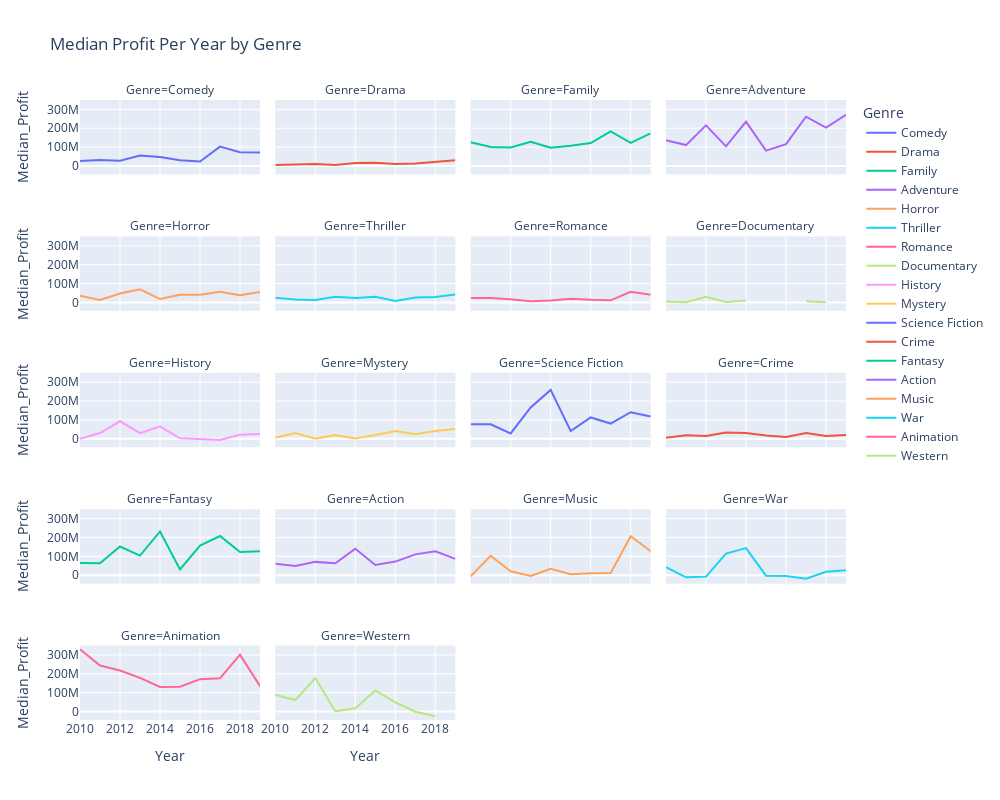

Notebook code for this chart:
### Code cell
## Creates a list of genres
genrelist = top100_genre['genres'].unique()
## List of years for for-loop
years =  [2010, 2011, 2012, 2013, 2014, 2015, 2016, 2017, 2018, 2019]

## Lists to append to for later zip
glist = []
mlist = []
ylist = []

## For loop to loop through year and genre to get median profit
for year in years:
    df = top100_genre[top100_genre['release_date'].dt.year == year]
    for film_genre in genrelist:
        gendf = df[df['genres'] == film_genre]
        medtest = gendf['Profit'].median()
        glist.append(film_genre)
        ## Checks for nan values, assigns value as zero
        if medtest == np.nan:
            mlist.append(0)
        else:
            mlist.append(medtest)
        ylist.append(year)
    

## Zips lists together to create a dataframe
newdf = pd.DataFrame(list(zip(ylist, glist, mlist)),
              columns=['Year','Genre', 'Median_Profit'])

## Create the multi-faceted bar graph
fig = px.line(newdf, x='Year', y='Median_Profit', facet_col='Genre', facet_col_wrap=4,
              facet_row_spacing=.1, color='Genre',
              title='Median Profit Per Year by Genre', labels={'y':'Median Profit'}, height=800, width=1000)

fig.show()

### Figure 1 — Plotly figure (JSON) as saved in the notebook; plotly's stock layout.template omitted (floating-point values rounded to 4 significant figures)
{"data": [{"hovertemplate": "Genre=Comedy<br>Year=%{x}<br>Median_Profit=%{y}<extra></extra>", "legendgroup": "Comedy", "line": {"color": "#636efa", "dash": "solid"}, "mode": "lines", "name": "Comedy", "orientation": "v", "showlegend": true, "type": "scatter", "x": [2010, 2011, 2012, 2013, 2014, 2015, 2016, 2017, 2018, 2019], "xaxis": "x17", "y": [26550000.0, 31558601, 27920000.0, 55464861, 47722763, 30750000.0, 23758586, 102560428, 72779714, 71616764], "yaxis": "y17"}, {"hovertemplate": "Genre=Drama<br>Year=%{x}<br>Median_Profit=%{y}<extra></extra>", "legendgroup": "Drama", "line": {"color": "#EF553B", "dash": "solid"}, "mode": "lines", "name": "Drama", "orientation": "v", "showlegend": true, "type": "scatter", "x": [2010, 2011, 2012, 2013, 2014, 2015, 2016, 2017, 2018, 2019], "xaxis": "x18", "y": [5429471, 8779150, 10293982, 5341000.0, 15410000.0, 16606743, 11080000.0, 13814102, 20640000.0, 30420000.0], "yaxis": "y18"}, {"hovertemplate": "Genre=Family<br>Year=%{x}<br>Median_Profit=%{y}<extra></extra>", "legendgroup": "Family", "line": {"color": "#00cc96", "dash": "solid"}, "mode": "lines", "name": "Family", "orientation": "v", "showlegend": true, "type": "scatter", "x": [2010, 2011, 2012, 2013, 2014, 2015, 2016, 2017, 2018, 2019], "xaxis": "x19", "y": [125382724, 100288681, 98018522, 128700000.0, 96965787, 106700000.0, 121400000.0, 183035819, 122744377, 173164763], "yaxis": "y19"}, {"hovertemplate": "Genre=Adventure<br>Year=%{x}<br>Median_Profit=%{y}<extra></extra>", "legendgroup": "Adventure", "line": {"color": "#ab63fa", "dash": "solid"}, "mode": "lines", "name": "Adventure", "orientation": "v", "showlegend": true, "type": "scatter", "x": [2010, 2011, 2012, 2013, 2014, 2015, 2016, 2017, 2018, 2019], "xaxis": "x20", "y": [136251798, 110724603, 214975955, 104000000.0, 234200044, 81209378, 115697856, 261118277, 203378186, 270791316], "yaxis": "y20"}, {"hovertemplate": "Genre=Horror<br>Year=%{x}<br>Median_Profit=%{y}<extra></extra>", "legendgroup": "Horror", "line": {"color": "#FFA15A", "dash": "solid"}, "mode": "lines", "name": "Horror", "orientation": "v", "showlegend": true, "type": "scatter", "x": [2010, 2011, 2012, 2013, 2014, 2015, 2016, 2017, 2018, 2019], "xaxis": "x13", "y": [34806823, 13363927, 47471580, 69101268, 17635162, 39890000.0, 40173154, 56687529, 37918058, 55600152], "yaxis": "y13"}, {"hovertemplate": "Genre=Thriller<br>Year=%{x}<br>Median_Profit=%{y}<extra></extra>", "legendgroup": "Thriller", "line": {"color": "#19d3f3", "dash": "solid"}, "mode": "lines", "name": "Thriller", "orientation": "v", "showlegend": true, "type": "scatter", "x": [2010, 2011, 2012, 2013, 2014, 2015, 2016, 2017, 2018, 2019], "xaxis": "x14", "y": [24330000.0, 15760000.0, 12948113, 29560000.0, 22947718, 29401758, 6898293, 26158254, 28918723, 41521766], "yaxis": "y14"}, {"hovertemplate": "Genre=Romance<br>Year=%{x}<br>Median_Profit=%{y}<extra></extra>", "legendgroup": "Romance", "line": {"color": "#FF6692", "dash": "solid"}, "mode": "lines", "name": "Romance", "orientation": "v", "showlegend": true, "type": "scatter", "x": [2010, 2011, 2012, 2013, 2014, 2015, 2016, 2017, 2018, 2019], "xaxis": "x15", "y": [23159963, 22992483, 16912759, 5637201, 10110000.0, 19679822, 13413631, 10723843, 56282227, 40601695], "yaxis": "y15"}, {"hovertemplate": "Genre=Documentary<br>Year=%{x}<br>Median_Profit=%{y}<extra></extra>", "legendgroup": "Documentary", "line": {"color": "#B6E880", "dash": "solid"}, "mode": "lines", "name": "Documentary", "orientation": "v", "showlegend": true, "type": "scatter", "x": [2010, 2011, 2012, 2013, 2014, 2015, 2016, 2017, 2018, 2019], "xaxis": "x16", "y": [4688000.0, 561967, 29823764, 1745000.0, 9444502, null, null, 5889612, 1080073, null], "yaxis": "y16"}, {"hovertemplate": "Genre=History<br>Year=%{x}<br>Median_Profit=%{y}<extra></extra>", "legendgroup": "History", "line": {"color": "#FF97FF", "dash": "solid"}, "mode": "lines", "name": "History", "orientation": "v", "showlegend": true, "type": "scatter", "x": [2010, 2011, 2012, 2013, 2014, 2015, 2016, 2017, 2018, 2019], "xaxis": "x9", "y": [-199164, 30570000.0, 92820716, 30128352, 66214779, 2881970, -1442114, -6401393, 21710283, 25648512], "yaxis": "y9"}, {"hovertemplate": "Genre=Mystery<br>Year=%{x}<br>Median_Profit=%{y}<extra></extra>", "legendgroup": "Mystery", "line": {"color": "#FECB52", "dash": "solid"}, "mode": "lines", "name": "Mystery", "orientation": "v", "showlegend": true, "type": "scatter", "x": [2010, 2011, 2012, 2013, 2014, 2015, 2016, 2017, 2018, 2019], "xaxis": "x10", "y": [5745623, 30807451, 281464, 19829071, 1968000.0, 19679822, 41647656, 23860000.0, 41130000.0, 51615777], "yaxis": "y10"}, {"hovertemplate": "Genre=Science Fiction<br>Year=%{x}<br>Median_Profit=%{y}<extra></extra>", "legendgroup": "Science Fiction", "line": {"color": "#636efa", "dash": "solid"}, "mode": "lines", "name": "Science Fiction", "orientation": "v", "showlegend": true, "type": "scatter", "x": [2010, 2011, 2012, 2013, 2014, 2015, 2016, 2017, 2018, 2019], "xaxis": "x11", "y": [77107755, 77092623, 28482868, 166168572, 259100000.0, 41470000.0, 113160852, 80700000.0, 140930148, 118100000.0], "yaxis": "y11"}, {"hovertemplate": "Genre=Crime<br>Year=%{x}<br>Median_Profit=%{y}<extra></extra>", "legendgroup": "Crime", "line": {"color": "#EF553B", "dash": "solid"}, "mode": "lines", "name": "Crime", "orientation": "v", "showlegend": true, "type": "scatter", "x": [2010, 2011, 2012, 2013, 2014, 2015, 2016, 2017, 2018, 2019], "xaxis": "x12", "y": [5181001, 18936320, 14395526, 32675095, 30610000.0, 17630000.0, 10050000.0, 31132418, 15030000.0, 20400000.0], "yaxis": "y12"}, {"hovertemplate": "Genre=Fantasy<br>Year=%{x}<br>Median_Profit=%{y}<extra></extra>", "legendgroup": "Fantasy", "line": {"color": "#00cc96", "dash": "solid"}, "mode": "lines", "name": "Fantasy", "orientation": "v", "showlegend": true, "type": "scatter", "x": [2010, 2011, 2012, 2013, 2014, 2015, 2016, 2017, 2018, 2019], "xaxis": "x5", "y": [64873125, 63595579, 151970083, 104000000.0, 231892343, 30483623, 157200000.0, 207500000.0, 122744377, 127089026], "yaxis": "y5"}, {"hovertemplate": "Genre=Action<br>Year=%{x}<br>Median_Profit=%{y}<extra></extra>", "legendgroup": "Action", "line": {"color": "#ab63fa", "dash": "solid"}, "mode": "lines", "name": "Action", "orientation": "v", "showlegend": true, "type": "scatter", "x": [2010, 2011, 2012, 2013, 2014, 2015, 2016, 2017, 2018, 2019], "xaxis": "x6", "y": [61130000.0, 48890000.0, 70497035, 63190557, 140574322, 54340000.0, 71906372, 110374099, 126200000.0, 86560000.0], "yaxis": "y6"}, {"hovertemplate": "Genre=Music<br>Year=%{x}<br>Median_Profit=%{y}<extra></extra>", "legendgroup": "Music", "line": {"color": "#FFA15A", "dash": "solid"}, "mode": "lines", "name": "Music", "orientation": "v", "showlegend": true, "type": "scatter", "x": [2010, 2011, 2012, 2013, 2014, 2015, 2016, 2017, 2018, 2019], "xaxis": "x7", "y": [-5318349, 103110532, 20726956, -4205000.0, 34410000.0, 5122090, 9624522, 12179897, 206532466, 127089026], "yaxis": "y7"}, {"hovertemplate": "Genre=War<br>Year=%{x}<br>Median_Profit=%{y}<extra></extra>", "legendgroup": "War", "line": {"color": "#19d3f3", "dash": "solid"}, "mode": "lines", "name": "War", "orientation": "v", "showlegend": true, "type": "scatter", "x": [2010, 2011, 2012, 2013, 2014, 2015, 2016, 2017, 2018, 2019], "xaxis": "x8", "y": [42430000.0, -11084044, -7634502, 114802912, 143817906, -2427711, -3920781, -19095601, 18050000.0, 25648512], "yaxis": "y8"}, {"hovertemplate": "Genre=Animation<br>Year=%{x}<br>Median_Profit=%{y}<extra></extra>", "legendgroup": "Animation", "line": {"color": "#FF6692", "dash": "solid"}, "mode": "lines", "name": "Animation", "orientation": "v", "showlegend": true, "type": "scatter", "x": [2010, 2011, 2012, 2013, 2014, 2015, 2016, 2017, 2018, 2019], "xaxis": "x", "y": [329878759, 243993951, 217700000.0, 178842673, 130698039, 132207671, 171784892, 176400000.0, 301266433, 134879932], "yaxis": "y"}, {"hovertemplate": "Genre=Western<br>Year=%{x}<br>Median_Profit=%{y}<extra></extra>", "legendgroup": "Western", "line": {"color": "#B6E880", "dash": "solid"}, "mode": "lines", "name": "Western", "orientation": "v", "showlegend": true, "type": "scatter", "x": [2010, 2011, 2012, 2013, 2014, 2015, 2016, 2017, 2018, 2019], "xaxis": "x2", "y": [89090000.0, 61273464, 177400000.0, 1266679, 17500000.0, 111760117, 49120000.0, -980927, -24856944, null], "yaxis": "y2"}], "layout": {"annotations": [{"font": {}, "showarrow": false, "text": "Genre=Animation", "x": 0.1175, "xanchor": "center", "xref": "paper", "y": 0.12, "yanchor": "bottom", "yref": "paper"}, {"font": {}, "showarrow": false, "text": "Genre=Western", "x": 0.3725, "xanchor": "center", "xref": "paper", "y": 0.12, "yanchor": "bottom", "yref": "paper"}, {"font": {}, "showarrow": false, "text": "Genre=Fantasy", "x": 0.1175, "xanchor": "center", "xref": "paper", "y": 0.34, "yanchor": "bottom", "yref": "paper"}, {"font": {}, "showarrow": false, "text": "Genre=Action", "x": 0.3725, "xanchor": "center", "xref": "paper", "y": 0.34, "yanchor": "bottom", "yref": "paper"}, {"font": {}, "showarrow": false, "text": "Genre=Music", "x": 0.6275, "xanchor": "center", "xref": "paper", "y": 0.34, "yanchor": "bottom", "yref": "paper"}, {"font": {}, "showarrow": false, "text": "Genre=War", "x": 0.8825, "xanchor": "center", "xref": "paper", "y": 0.34, "yanchor": "bottom", "yref": "paper"}, {"font": {}, "showarrow": false, "text": "Genre=History", "x": 0.1175, "xanchor": "center", "xref": "paper", "y": 0.56, "yanchor": "bottom", "yref": "paper"}, {"font": {}, "showarrow": false, "text": "Genre=Mystery", "x": 0.3725, "xanchor": "center", "xref": "paper", "y": 0.56, "yanchor": "bottom", "yref": "paper"}, {"font": {}, "showarrow": false, "text": "Genre=Science Fiction", "x": 0.6275, "xanchor": "center", "xref": "paper", "y": 0.56, "yanchor": "bottom", "yref": "paper"}, {"font": {}, "showarrow": false, "text": "Genre=Crime", "x": 0.8825, "xanchor": "center", "xref": "paper", "y": 0.56, "yanchor": "bottom", "yref": "paper"}, {"font": {}, "showarrow": false, "text": "Genre=Horror", "x": 0.1175, "xanchor": "center", "xref": "paper", "y": 0.78, "yanchor": "bottom", "yref": "paper"}, {"font": {}, "showarrow": false, "text": "Genre=Thriller", "x": 0.3725, "xanchor": "center", "xref": "paper", "y": 0.78, "yanchor": "bottom", "yref": "paper"}, {"font": {}, "showarrow": false, "text": "Genre=Romance", "x": 0.6275, "xanchor": "center", "xref": "paper", "y": 0.78, "yanchor": "bottom", "yref": "paper"}, {"font": {}, "showarrow": false, "text": "Genre=Documentary", "x": 0.8825, "xanchor": "center", "xref": "paper", "y": 0.78, "yanchor": "bottom", "yref": "paper"}, {"font": {}, "showarrow": false, "text": "Genre=Comedy", "x": 0.1175, "xanchor": "center", "xref": "paper", "y": 1, "yanchor": "bottom", "yref": "paper"}, {"font": {}, "showarrow": false, "text": "Genre=Drama", "x": 0.3725, "xanchor": "center", "xref": "paper", "y": 1, "yanchor": "bottom", "yref": "paper"}, {"font": {}, "showarrow": false, "text": "Genre=Family", "x": 0.6275, "xanchor": "center", "xref": "paper", "y": 1, "yanchor": "bottom", "yref": "paper"}, {"font": {}, "showarrow": false, "text": "Genre=Adventure", "x": 0.8825, "xanchor": "center", "xref": "paper", "y": 1, "yanchor": "bottom", "yref": "paper"}], "height": 800, "legend": {"title": {"text": "Genre"}, "tracegroupgap": 0}, "title": {"text": "Median Profit Per Year by Genre"}, "width": 1000, "xaxis": {"anchor": "y", "domain": [0, 0.235], "title": {"text": "Year"}}, "xaxis10": {"anchor": "y10", "domain": [0.255, 0.49], "matches": "x", "showticklabels": false}, "xaxis11": {"anchor": "y11", "domain": [0.51, 0.745], "matches": "x", "showticklabels": false}, "xaxis12": {"anchor": "y12", "domain": [0.765, 1.0], "matches": "x", "showticklabels": false}, "xaxis13": {"anchor": "y13", "domain": [0, 0.235], "matches": "x", "showticklabels": false}, "xaxis14": {"anchor": "y14", "domain": [0.255, 0.49], "matches": "x", "showticklabels": false}, "xaxis15": {"anchor": "y15", "domain": [0.51, 0.745], "matches": "x", "showticklabels": false}, "xaxis16": {"anchor": "y16", "domain": [0.765, 1.0], "matches": "x", "showticklabels": false}, "xaxis17": {"anchor": "y17", "domain": [0, 0.235], "matches": "x", "showticklabels": false}, "xaxis18": {"anchor": "y18", "domain": [0.255, 0.49], "matches": "x", "showticklabels": false}, "xaxis19": {"anchor": "y19", "domain": [0.51, 0.745], "matches": "x", "showticklabels": false}, "xaxis2": {"anchor": "y2", "domain": [0.255, 0.49], "matches": "x", "title": {"text": "Year"}}, "xaxis20": {"anchor": "y20", "domain": [0.765, 1.0], "matches": "x", "showticklabels": false}, "xaxis3": {"anchor": "y3", "domain": [0.51, 0.745], "matches": "x", "title": {"text": "Year"}}, "xaxis4": {"anchor": "y4", "domain": [0.765, 1.0], "matches": "x", "title": {"text": "Year"}}, "xaxis5": {"anchor": "y5", "domain": [0, 0.235], "matches": "x", "showticklabels": false}, "xaxis6": {"anchor": "y6", "domain": [0.255, 0.49], "matches": "x", "showticklabels": false}, "xaxis7": {"anchor": "y7", "domain": [0.51, 0.745], "matches": "x", "showticklabels": false}, "xaxis8": {"anchor": "y8", "domain": [0.765, 1.0], "matches": "x", "showticklabels": false}, "xaxis9": {"anchor": "y9", "domain": [0, 0.235], "matches": "x", "showticklabels": false}, "yaxis": {"anchor": "x", "domain": [0, 0.12], "title": {"text": "Median_Profit"}}, "yaxis10": {"anchor": "x10", "domain": [0.44, 0.56], "matches": "y", "showticklabels": false}, "yaxis11": {"anchor": "x11", "domain": [0.44, 0.56], "matches": "y", "showticklabels": false}, "yaxis12": {"anchor": "x12", "domain": [0.44, 0.56], "matches": "y", "showticklabels": false}, "yaxis13": {"anchor": "x13", "domain": [0.66, 0.78], "matches": "y", "title": {"text": "Median_Profit"}}, "yaxis14": {"anchor": "x14", "domain": [0.66, 0.78], "matches": "y", "showticklabels": false}, "yaxis15": {"anchor": "x15", "domain": [0.66, 0.78], "matches": "y", "showticklabels": false}, "yaxis16": {"anchor": "x16", "domain": [0.66, 0.78], "matches": "y", "showticklabels": false}, "yaxis17": {"anchor": "x17", "domain": [0.88, 1], "matches": "y", "title": {"text": "Median_Profit"}}, "yaxis18": {"anchor": "x18", "domain": [0.88, 1], "matches": "y", "showticklabels": false}, "yaxis19": {"anchor": "x19", "domain": [0.88, 1], "matches": "y", "showticklabels": false}, "yaxis2": {"anchor": "x2", "domain": [0, 0.12], "matches": "y", "showticklabels": false}, "yaxis20": {"anchor": "x20", "domain": [0.88, 1], "matches": "y", "showticklabels": false}, "yaxis3": {"anchor": "x3", "domain": [0, 0.12], "matches": "y", "showticklabels": false}, "yaxis4": {"anchor": "x4", "domain": [0, 0.12], "matches": "y", "showticklabels": false}, "yaxis5": {"anchor": "x5", "domain": [0.22, 0.34], "matches": "y", "title": {"text": "Median_Profit"}}, "yaxis6": {"anchor": "x6", "domain": [0.22, 0.34], "matches": "y", "showticklabels": false}, "yaxis7": {"anchor": "x7", "domain": [0.22, 0.34], "matches": "y", "showticklabels": false}, "yaxis8": {"anchor": "x8", "domain": [0.22, 0.34], "matches": "y", "showticklabels": false}, "yaxis9": {"anchor": "x9", "domain": [0.44, 0.56], "matches": "y", "title": {"text": "Median_Profit"}}}}
